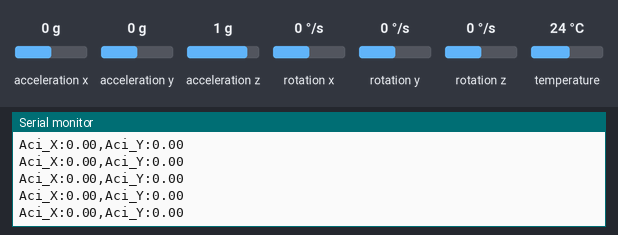
This sketch was run on a simulated ESP8266 (NodeMCU). Shown: the last lines printed to the serial monitor. Inputs (shaded band) come from the test bench; at power-on: acceleration x 0 g, acceleration y 0 g, acceleration z 1 g, rotation x 0 °/s, rotation y 0 °/s, rotation z 0 °/s, temperature 24 °C.

Above: at 1.7 s.
1.8 s: acceleration x set to -1.4 g
At 2.7 s:
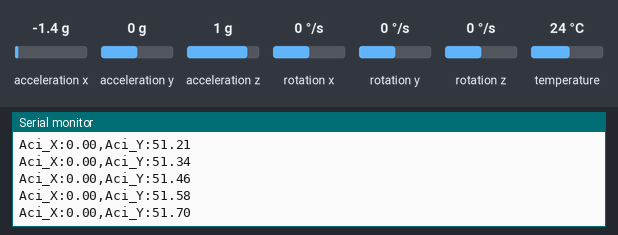
3.3 s: acceleration y set to -1.4 g
At 4.1 s:
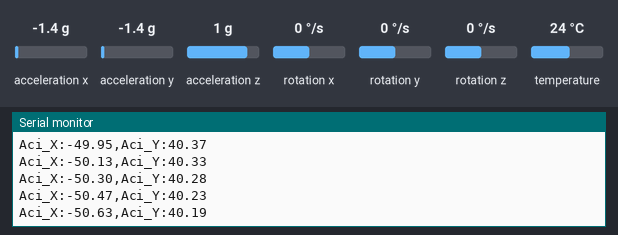
4.8 s: acceleration z set to -1.4 g
At 5.8 s:
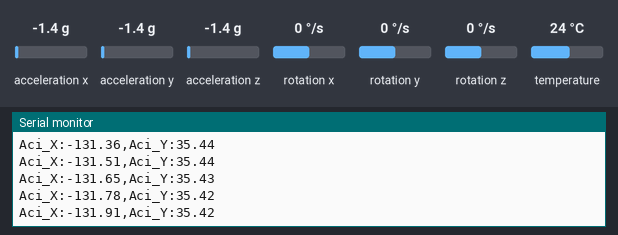
6.3 s: rotation x set to -192 °/s
At 7.0 s:
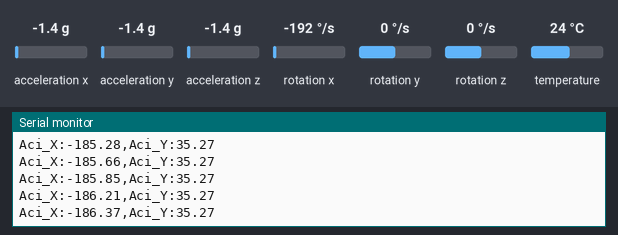
7.8 s: rotation y set to -192 °/s
At 8.4 s:
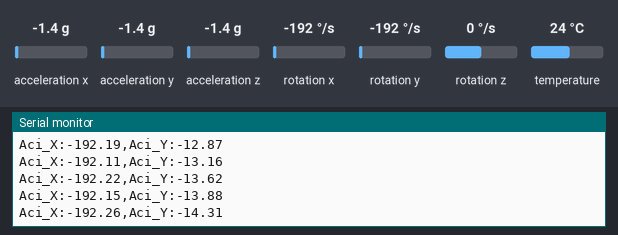
Timing chart, 0 to 10.3 s (numbered marks = the images above; inputs shaded):
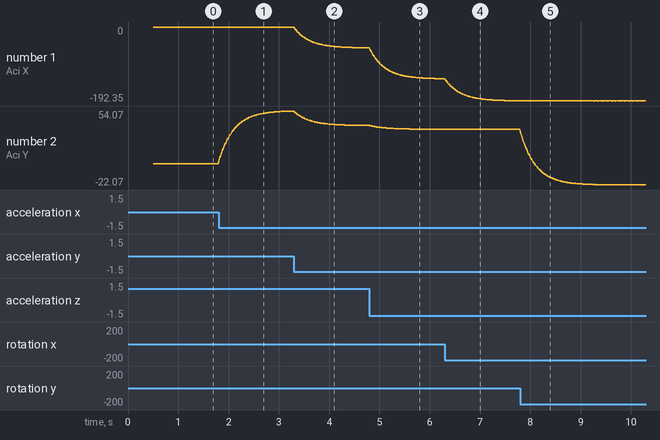

The sketch:

sketch_jun10b.ino
```cpp
#include <Adafruit_MPU6050.h>
#include <Adafruit_Sensor.h>
#include <Wire.h>

Adafruit_MPU6050 mpu;

// Filtre Değişkenleri
float aciX = 0, aciY = 0;
unsigned long oncekiZaman = 0;

// Filtre Katsayısı (Yüksek Geçiren Filtre Ağırlığı)
const float alpha = 0.96;

void setup() {
  Serial.begin(115200);

  // ESP8266'nın seri portunun ayağa kalkmasını güvenli bir şekilde bekliyoruz
  delay(500);

  // I2C pinlerini NodeMCU için tanımlıyoruz (SDA=D2->GPIO4, SCL=D1->GPIO5)
  Wire.begin(4, 5);

  // ESP8266 uyumlu güvenli sensör başlatma (Adres: 0x68)
  if (!mpu.begin(0x68, &Wire)) {
    Serial.println("MPU6050 sensörü bulunamadı! Bağlantıları kontrol edin.");
    while (1) {
      yield(); // ESP8266 Watchdog reset atmaması için arka plan görevlerini besliyoruz
    }
  }

  // Sensör hassasiyet ayarları (Titreme hassasiyeti için ideal ayarlar)
  mpu.setAccelerometerRange(MPU6050_RANGE_2_G);
  mpu.setGyroRange(MPU6050_RANGE_250_DEG);
  mpu.setFilterBandwidth(MPU6050_BAND_21_HZ);

  // İlk dt sıçramasını önlemek için zaman sayacını tam loop başlamadan önce sıfırlıyoruz
  oncekiZaman = millis();
}

void loop() {
  sensors_event_t a, g, temp;
  mpu.getEvent(&a, &g, &temp);

  // Geçen zamanı hesapla (dt)
  unsigned long simdikiZaman = millis();
  float dt = (simdikiZaman - oncekiZaman) / 1000.0;

  // dt'nin hatalı veya 0 çıkmasını engelleyen güvenlik sınırı
  if (dt <= 0.0 || dt > 0.5) dt = 0.01;
  oncekiZaman = simdikiZaman;

  // 1. İvmeölçer verisinden açı hesaplama (Radyandan Dereceye)
  float ivmeAciX = atan2(a.acceleration.y, a.acceleration.z) * 180.0 / PI;
  float ivmeAciY = atan2(-a.acceleration.x, sqrt(a.acceleration.y * a.acceleration.y + a.acceleration.z * a.acceleration.z)) * 180.0 / PI;

  // 2. Jiroskop verisini entegre etme ve Tümleyici Filtre (Complementary Filter) uygulaması
  aciX = alpha * (aciX + (g.gyro.x * 180.0 / PI) * dt) + (1 - alpha) * ivmeAciX;
  aciY = alpha * (aciY + (g.gyro.y * 180.0 / PI) * dt) + (1 - alpha) * ivmeAciY;

  // Seri Çizici (Serial Plotter) için verileri ekrana bas
  Serial.print("Aci_X:");
  Serial.print(aciX);
  Serial.print(",");
  Serial.print("Aci_Y:");
  Serial.println(aciY);

  delay(10); // Yaklaşık 100Hz örnekleme hızı (ESP8266'yı da rahatlatır)
}
```

Measured:
- after the input at 1.8 s, the serial monitor: prints a new line at once (image 1)
- plotted number 2: 0 → 54.07 after the input at 1.8 s
